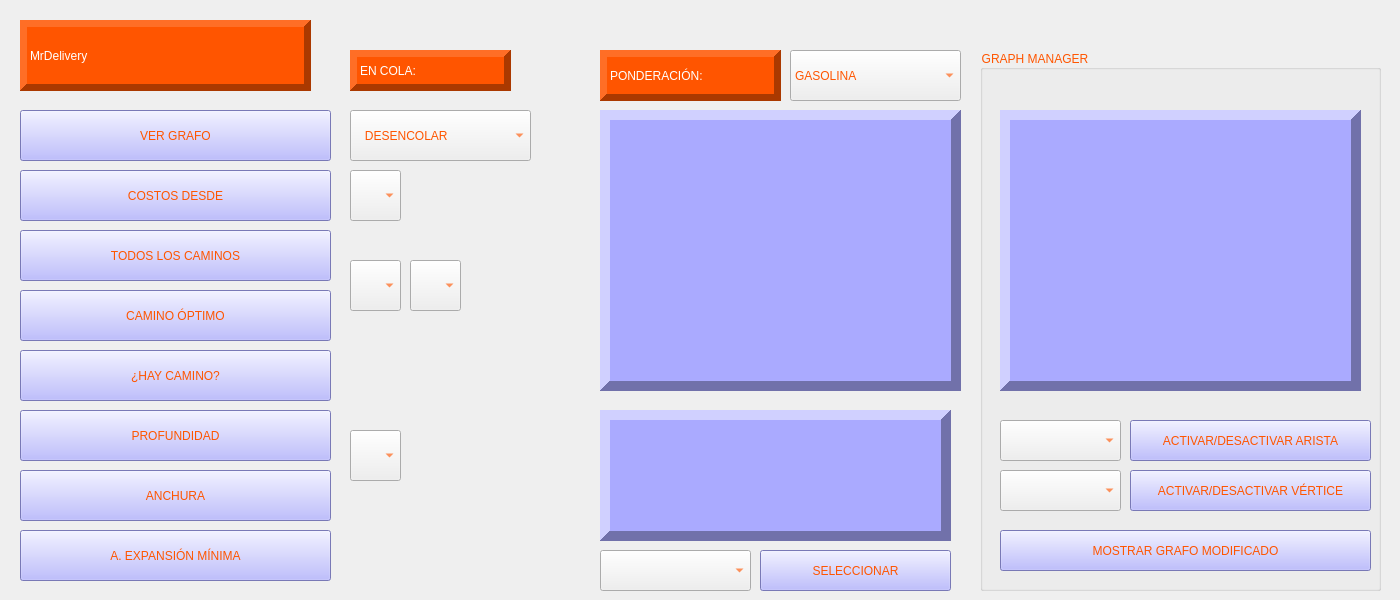
<?xml version="1.0" encoding="UTF-8"?>
<ui version="4.0">
 <class>MainWindow</class>
 <widget class="QMainWindow" name="MainWindow">
  <property name="geometry">
   <rect>
    <x>0</x>
    <y>0</y>
    <width>1400</width>
    <height>600</height>
   </rect>
  </property>
  <property name="windowTitle">
   <string>MainWindow</string>
  </property>
  <widget class="QWidget" name="centralwidget">
   <widget class="QLabel" name="label">
    <property name="geometry">
     <rect>
      <x>0</x>
      <y>-10</y>
      <width>1401</width>
      <height>601</height>
     </rect>
    </property>
    <property name="text">
     <string/>
    </property>
    <property name="pixmap">
     <pixmap resource="Imagenes.qrc">:/Imagenes/fondo.jpg</pixmap>
    </property>
    <property name="scaledContents">
     <bool>true</bool>
    </property>
   </widget>
   <widget class="QLabel" name="label_2">
    <property name="geometry">
     <rect>
      <x>20</x>
      <y>20</y>
      <width>291</width>
      <height>71</height>
     </rect>
    </property>
    <property name="styleSheet">
     <string notr="true">font: italic 40pt &quot;Times New Roman&quot;;
background-color: rgb(255, 85, 0);
color: rgb(255, 255, 255);</string>
    </property>
    <property name="frameShape">
     <enum>QFrame::Panel</enum>
    </property>
    <property name="frameShadow">
     <enum>QFrame::Raised</enum>
    </property>
    <property name="lineWidth">
     <number>7</number>
    </property>
    <property name="text">
     <string>MrDelivery</string>
    </property>
   </widget>
   <widget class="QTextBrowser" name="textBrowser">
    <property name="geometry">
     <rect>
      <x>600</x>
      <y>110</y>
      <width>361</width>
      <height>281</height>
     </rect>
    </property>
    <property name="styleSheet">
     <string notr="true">background-color: rgb(170, 170, 255);
font: italic 14pt &quot;Times New Roman&quot;;
color: rgb(255, 85, 0);</string>
    </property>
    <property name="frameShape">
     <enum>QFrame::Panel</enum>
    </property>
    <property name="frameShadow">
     <enum>QFrame::Raised</enum>
    </property>
    <property name="lineWidth">
     <number>10</number>
    </property>
    <property name="verticalScrollBarPolicy">
     <enum>Qt::ScrollBarAsNeeded</enum>
    </property>
    <property name="horizontalScrollBarPolicy">
     <enum>Qt::ScrollBarAsNeeded</enum>
    </property>
    <property name="sizeAdjustPolicy">
     <enum>QAbstractScrollArea::AdjustIgnored</enum>
    </property>
    <property name="lineWrapMode">
     <enum>QTextEdit::NoWrap</enum>
    </property>
   </widget>
   <widget class="QTextBrowser" name="textBrowser_2">
    <property name="geometry">
     <rect>
      <x>600</x>
      <y>410</y>
      <width>351</width>
      <height>131</height>
     </rect>
    </property>
    <property name="styleSheet">
     <string notr="true">background-color: rgb(170, 170, 255);
font: italic 14pt &quot;Times New Roman&quot;;
color: rgb(255, 85, 0);</string>
    </property>
    <property name="frameShape">
     <enum>QFrame::Panel</enum>
    </property>
    <property name="frameShadow">
     <enum>QFrame::Raised</enum>
    </property>
    <property name="lineWidth">
     <number>10</number>
    </property>
    <property name="lineWrapMode">
     <enum>QTextEdit::NoWrap</enum>
    </property>
   </widget>
   <widget class="QPushButton" name="btn_avanzar">
    <property name="geometry">
     <rect>
      <x>760</x>
      <y>550</y>
      <width>191</width>
      <height>41</height>
     </rect>
    </property>
    <property name="styleSheet">
     <string notr="true">background-color: rgb(170, 170, 255);
color: rgb(255, 85, 0);
font: italic 14pt &quot;Times New Roman&quot;;</string>
    </property>
    <property name="text">
     <string>SELECCIONAR</string>
    </property>
   </widget>
   <widget class="QPushButton" name="btn_VerGrafo">
    <property name="geometry">
     <rect>
      <x>20</x>
      <y>110</y>
      <width>311</width>
      <height>51</height>
     </rect>
    </property>
    <property name="styleSheet">
     <string notr="true">background-color: rgb(170, 170, 255);
color: rgb(255, 85, 0);
font: italic 20pt &quot;Times New Roman&quot;;</string>
    </property>
    <property name="text">
     <string>VER GRAFO</string>
    </property>
   </widget>
   <widget class="QComboBox" name="comboBox_2">
    <property name="geometry">
     <rect>
      <x>350</x>
      <y>110</y>
      <width>181</width>
      <height>51</height>
     </rect>
    </property>
    <property name="styleSheet">
     <string notr="true">font: italic 16pt &quot;Times New Roman&quot;;
color: rgb(255, 85, 0);</string>
    </property>
    <item>
     <property name="text">
      <string>   DESENCOLAR</string>
     </property>
    </item>
    <item>
     <property name="text">
      <string>       ACTUAL</string>
     </property>
    </item>
   </widget>
   <widget class="QPushButton" name="btn_CostosDesde1">
    <property name="geometry">
     <rect>
      <x>20</x>
      <y>170</y>
      <width>311</width>
      <height>51</height>
     </rect>
    </property>
    <property name="styleSheet">
     <string notr="true">background-color: rgb(170, 170, 255);
color: rgb(255, 85, 0);
font: italic 20pt &quot;Times New Roman&quot;;</string>
    </property>
    <property name="text">
     <string>COSTOS DESDE</string>
    </property>
   </widget>
   <widget class="QComboBox" name="comboBox_3">
    <property name="geometry">
     <rect>
      <x>350</x>
      <y>170</y>
      <width>51</width>
      <height>51</height>
     </rect>
    </property>
    <property name="styleSheet">
     <string notr="true">font: italic 16pt &quot;Times New Roman&quot;;
color: rgb(255, 85, 0);</string>
    </property>
   </widget>
   <widget class="QPushButton" name="btn_CostosDesde2">
    <property name="geometry">
     <rect>
      <x>20</x>
      <y>230</y>
      <width>311</width>
      <height>51</height>
     </rect>
    </property>
    <property name="styleSheet">
     <string notr="true">background-color: rgb(170, 170, 255);
color: rgb(255, 85, 0);
font: italic 20pt &quot;Times New Roman&quot;;</string>
    </property>
    <property name="text">
     <string>TODOS LOS CAMINOS</string>
    </property>
   </widget>
   <widget class="QComboBox" name="comboBox_4">
    <property name="geometry">
     <rect>
      <x>350</x>
      <y>260</y>
      <width>51</width>
      <height>51</height>
     </rect>
    </property>
    <property name="styleSheet">
     <string notr="true">font: italic 16pt &quot;Times New Roman&quot;;
color: rgb(255, 85, 0);</string>
    </property>
   </widget>
   <widget class="QComboBox" name="comboBox_5">
    <property name="geometry">
     <rect>
      <x>410</x>
      <y>260</y>
      <width>51</width>
      <height>51</height>
     </rect>
    </property>
    <property name="styleSheet">
     <string notr="true">font: italic 16pt &quot;Times New Roman&quot;;
color: rgb(255, 85, 0);</string>
    </property>
   </widget>
   <widget class="QComboBox" name="comboBox_6">
    <property name="geometry">
     <rect>
      <x>790</x>
      <y>50</y>
      <width>171</width>
      <height>51</height>
     </rect>
    </property>
    <property name="styleSheet">
     <string notr="true">font: italic 16pt &quot;Times New Roman&quot;;
color: rgb(255, 85, 0);</string>
    </property>
    <item>
     <property name="text">
      <string>GASOLINA</string>
     </property>
    </item>
    <item>
     <property name="text">
      <string>KM</string>
     </property>
    </item>
    <item>
     <property name="text">
      <string>MINUTOS</string>
     </property>
    </item>
   </widget>
   <widget class="QPushButton" name="btn_HayCamino">
    <property name="geometry">
     <rect>
      <x>20</x>
      <y>350</y>
      <width>311</width>
      <height>51</height>
     </rect>
    </property>
    <property name="styleSheet">
     <string notr="true">background-color: rgb(170, 170, 255);
color: rgb(255, 85, 0);
font: italic 20pt &quot;Times New Roman&quot;;</string>
    </property>
    <property name="text">
     <string>¿HAY CAMINO?</string>
    </property>
   </widget>
   <widget class="QPushButton" name="btn_CaminoOptimo">
    <property name="geometry">
     <rect>
      <x>20</x>
      <y>290</y>
      <width>311</width>
      <height>51</height>
     </rect>
    </property>
    <property name="styleSheet">
     <string notr="true">background-color: rgb(170, 170, 255);
color: rgb(255, 85, 0);
font: italic 20pt &quot;Times New Roman&quot;;</string>
    </property>
    <property name="text">
     <string>CAMINO ÓPTIMO</string>
    </property>
   </widget>
   <widget class="QPushButton" name="btn_profundidad">
    <property name="geometry">
     <rect>
      <x>20</x>
      <y>410</y>
      <width>311</width>
      <height>51</height>
     </rect>
    </property>
    <property name="styleSheet">
     <string notr="true">background-color: rgb(170, 170, 255);
color: rgb(255, 85, 0);
font: italic 20pt &quot;Times New Roman&quot;;</string>
    </property>
    <property name="text">
     <string>PROFUNDIDAD</string>
    </property>
   </widget>
   <widget class="QPushButton" name="btn_anchura">
    <property name="geometry">
     <rect>
      <x>20</x>
      <y>470</y>
      <width>311</width>
      <height>51</height>
     </rect>
    </property>
    <property name="styleSheet">
     <string notr="true">background-color: rgb(170, 170, 255);
color: rgb(255, 85, 0);
font: italic 20pt &quot;Times New Roman&quot;;</string>
    </property>
    <property name="text">
     <string>ANCHURA</string>
    </property>
   </widget>
   <widget class="QPushButton" name="btn_AExpaMini">
    <property name="geometry">
     <rect>
      <x>20</x>
      <y>530</y>
      <width>311</width>
      <height>51</height>
     </rect>
    </property>
    <property name="styleSheet">
     <string notr="true">background-color: rgb(170, 170, 255);
color: rgb(255, 85, 0);
font: italic 20pt &quot;Times New Roman&quot;;</string>
    </property>
    <property name="text">
     <string>A. EXPANSIÓN MÍNIMA</string>
    </property>
   </widget>
   <widget class="QComboBox" name="comboBox_7">
    <property name="geometry">
     <rect>
      <x>350</x>
      <y>430</y>
      <width>51</width>
      <height>51</height>
     </rect>
    </property>
    <property name="styleSheet">
     <string notr="true">font: italic 16pt &quot;Times New Roman&quot;;
color: rgb(255, 85, 0);</string>
    </property>
   </widget>
   <widget class="QLabel" name="lbl_Cola">
    <property name="geometry">
     <rect>
      <x>350</x>
      <y>50</y>
      <width>161</width>
      <height>41</height>
     </rect>
    </property>
    <property name="styleSheet">
     <string notr="true">font: italic 16pt &quot;Times New Roman&quot;;
background-color: rgb(255, 85, 0);
color: rgb(255, 255, 255);</string>
    </property>
    <property name="frameShape">
     <enum>QFrame::Panel</enum>
    </property>
    <property name="frameShadow">
     <enum>QFrame::Raised</enum>
    </property>
    <property name="lineWidth">
     <number>7</number>
    </property>
    <property name="text">
     <string>EN COLA: </string>
    </property>
   </widget>
   <widget class="QLabel" name="lbl_Cola_2">
    <property name="geometry">
     <rect>
      <x>600</x>
      <y>50</y>
      <width>181</width>
      <height>51</height>
     </rect>
    </property>
    <property name="styleSheet">
     <string notr="true">font: italic 16pt &quot;Times New Roman&quot;;
background-color: rgb(255, 85, 0);
color: rgb(255, 255, 255);</string>
    </property>
    <property name="frameShape">
     <enum>QFrame::Panel</enum>
    </property>
    <property name="frameShadow">
     <enum>QFrame::Raised</enum>
    </property>
    <property name="lineWidth">
     <number>7</number>
    </property>
    <property name="text">
     <string>PONDERACIÓN:</string>
    </property>
   </widget>
   <widget class="QGroupBox" name="groupBox">
    <property name="geometry">
     <rect>
      <x>980</x>
      <y>50</y>
      <width>401</width>
      <height>541</height>
     </rect>
    </property>
    <property name="styleSheet">
     <string notr="true">font: italic 14pt &quot;Times New Roman&quot;;
color: rgb(255, 85, 0);</string>
    </property>
    <property name="title">
     <string>GRAPH MANAGER</string>
    </property>
    <widget class="QTextBrowser" name="textBrowser_3">
     <property name="geometry">
      <rect>
       <x>20</x>
       <y>60</y>
       <width>361</width>
       <height>281</height>
      </rect>
     </property>
     <property name="styleSheet">
      <string notr="true">background-color: rgb(170, 170, 255);
font: italic 14pt &quot;Times New Roman&quot;;
color: rgb(255, 85, 0);</string>
     </property>
     <property name="frameShape">
      <enum>QFrame::Panel</enum>
     </property>
     <property name="frameShadow">
      <enum>QFrame::Raised</enum>
     </property>
     <property name="lineWidth">
      <number>10</number>
     </property>
     <property name="lineWrapMode">
      <enum>QTextEdit::NoWrap</enum>
     </property>
    </widget>
    <widget class="QPushButton" name="btn_Activar">
     <property name="geometry">
      <rect>
       <x>150</x>
       <y>420</y>
       <width>241</width>
       <height>41</height>
      </rect>
     </property>
     <property name="styleSheet">
      <string notr="true">background-color: rgb(170, 170, 255);
color: rgb(255, 85, 0);
font: italic 12pt &quot;Times New Roman&quot;;</string>
     </property>
     <property name="text">
      <string>ACTIVAR/DESACTIVAR VÉRTICE</string>
     </property>
    </widget>
    <widget class="QPushButton" name="btn_Activar_2">
     <property name="geometry">
      <rect>
       <x>150</x>
       <y>370</y>
       <width>241</width>
       <height>41</height>
      </rect>
     </property>
     <property name="styleSheet">
      <string notr="true">background-color: rgb(170, 170, 255);
color: rgb(255, 85, 0);
font: italic 12pt &quot;Times New Roman&quot;;</string>
     </property>
     <property name="text">
      <string>ACTIVAR/DESACTIVAR ARISTA</string>
     </property>
    </widget>
    <widget class="QComboBox" name="comboBox_9">
     <property name="geometry">
      <rect>
       <x>20</x>
       <y>370</y>
       <width>121</width>
       <height>41</height>
      </rect>
     </property>
     <property name="styleSheet">
      <string notr="true">font: italic 16pt &quot;Times New Roman&quot;;
color: rgb(255, 85, 0);</string>
     </property>
    </widget>
    <widget class="QPushButton" name="btn_Activar_3">
     <property name="geometry">
      <rect>
       <x>20</x>
       <y>480</y>
       <width>371</width>
       <height>41</height>
      </rect>
     </property>
     <property name="styleSheet">
      <string notr="true">background-color: rgb(170, 170, 255);
color: rgb(255, 85, 0);
font: italic 14pt &quot;Times New Roman&quot;;</string>
     </property>
     <property name="text">
      <string>MOSTRAR GRAFO MODIFICADO</string>
     </property>
    </widget>
    <widget class="QComboBox" name="comboBox">
     <property name="geometry">
      <rect>
       <x>20</x>
       <y>420</y>
       <width>121</width>
       <height>41</height>
      </rect>
     </property>
     <property name="styleSheet">
      <string notr="true">font: italic 16pt &quot;Times New Roman&quot;;
color: rgb(255, 85, 0);</string>
     </property>
    </widget>
   </widget>
   <widget class="QComboBox" name="comboBox_8">
    <property name="geometry">
     <rect>
      <x>600</x>
      <y>550</y>
      <width>151</width>
      <height>41</height>
     </rect>
    </property>
    <property name="styleSheet">
     <string notr="true">font: italic 16pt &quot;Times New Roman&quot;;
color: rgb(255, 85, 0);</string>
    </property>
   </widget>
  </widget>
 </widget>
 <resources>
  <include location="Imagenes.qrc"/>
 </resources>
 <connections/>
</ui>
